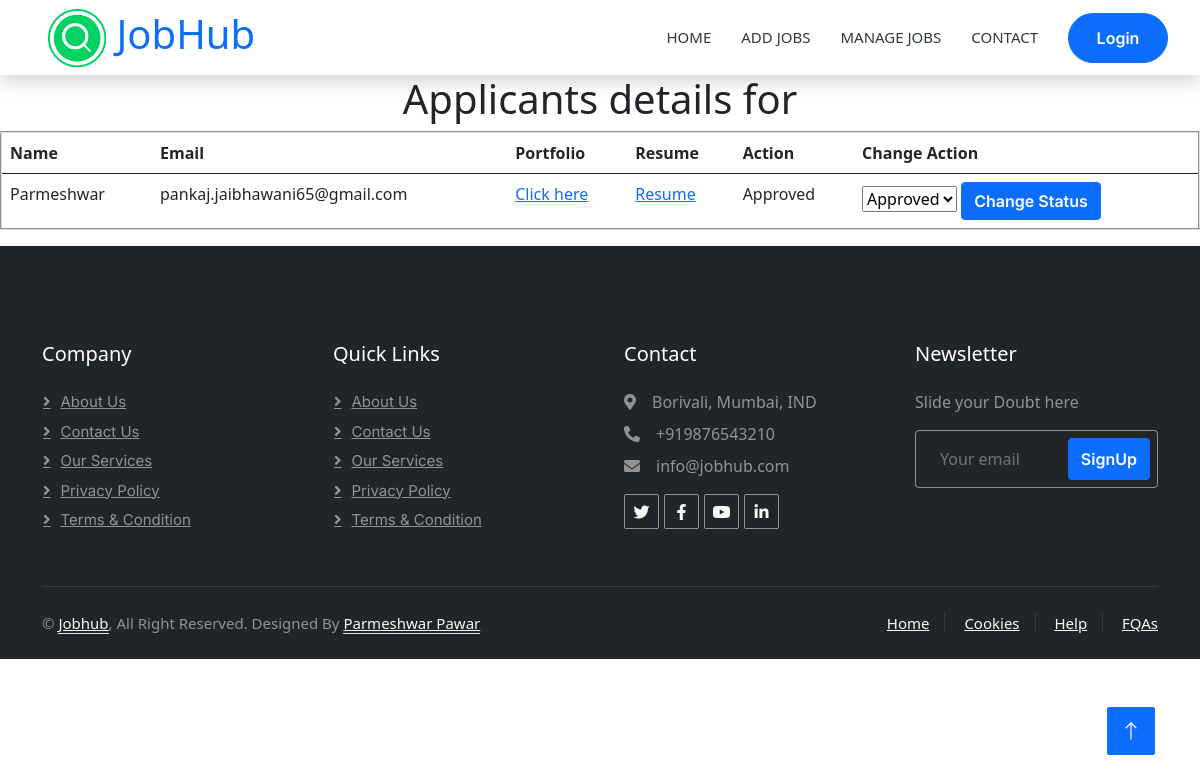
Screenshot of /view/1 with the database file from the repository.
### jobapp/models.py (models this page shows)
class Applicant(models.Model):
    name = models.CharField(max_length=50)
    email = models.EmailField(max_length=100)
    website = models.URLField(max_length=100)
    cv = models.FileField(upload_to='apply/')
    cover_letter = models.TextField(max_length=1000)
    job = models.ForeignKey(Job_detail, on_delete=models.CASCADE)
    user = models.ForeignKey(User, on_delete=models.CASCADE)
    applicant_status =models.CharField(max_length=50, choices=STATUS_CHOICES, default='Pending')

### jobapp/views.py (the view)
# urls.py: path('view/<int:job_id>',views.view_applyer,name="view_applyer"),
def view_applyer(req,job_id):
    job=Job_detail.objects.get(pk=job_id)
    view = Applicant.objects.filter(job=job)
    return render(req,"view_applyer.html",{'job':job,'view':view})

### jobapp/templates/view_applyer.html (shortened to what this page needs)
{% extends 'base1.html'%}
{% load static %}
{% block body %}
    <h1 align='center'>Applicants details for {{view.job.job_post}}</h1>
    <table  class="table" border ="2" align="center">
        <thead>
            <tr>
                <th scope="col">Name</th>
                <th scope="col">Email</th>
                <th scope="col">Portfolio</th>
                <th scope="col">Resume</th>
                <th scope="col">Action</th>
                <th scope="col">Change Action</th>
            </tr>
        </thead>
        <tbody>
            {% for applicants in view %}
            <tr>
                <td>{{applicants.name}}</td>
                <td>{{applicants.email}}</td>
                <td><a href="{{ applicants.website }}">Click here</a></td>
                <td><a href="{{ applicants.cv.url }}" class="download-link"target="_blank">
                    Resume
                </a></td>
                <td>{{applicants.applicant_status}}</td>
                <td>
                    <form method="post" action="{% url 'update_applicant_status' applicants.id %}">
                        <select name='applicant_status'>
                            <option value="Approved" {% if applicants.applicant_status == 'Approved' %} selected {% endif %}>Approved</option>
                        </select>
                        <button type="submit" class="btn btn-primary w-10" id="refresh">Change Status</button>
                    </form>
                </td>
            </tr>
            {% endfor %}
    </table>
{%endblock%}

### jobapp/static/css/style.css (style rules this page uses)
:root { --primary: #00B074; --secondary: #2B9BFF; --light: #EFFDF5; --dark: #2B3940; }
.btn { font-family: 'Inter', sans-serif; font-weight: 600; transition: .5s; }
.btn.btn-primary, .btn.btn-secondary { color: #FFFFFF; }

### rows the page displays
Applicant: name "Parmeshwar", email "pankaj.jaibhawani65@gmail.com", applicant_status "Approved"
